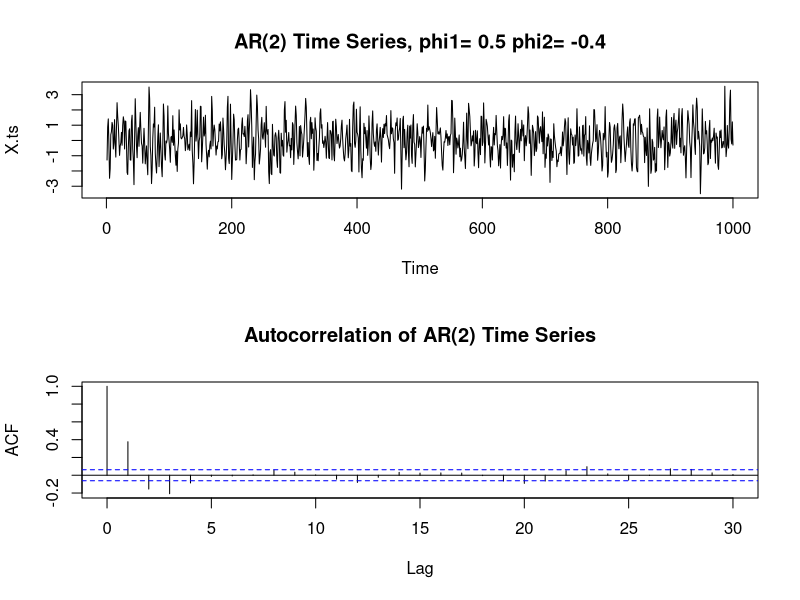

Source code (R):
phi1 = .5; phi2 = -.4; 

X.ts <- arima.sim(list(ar = c(phi1 , phi2)), n=1000) 

par(mfrow=c(2,1)) 

plot(X.ts,main=paste("AR(2) Time Series, phi1=",phi1, "phi2=", phi2)) 
X.acf = acf(X.ts, main="Autocorrelation of AR(2) Time Series")